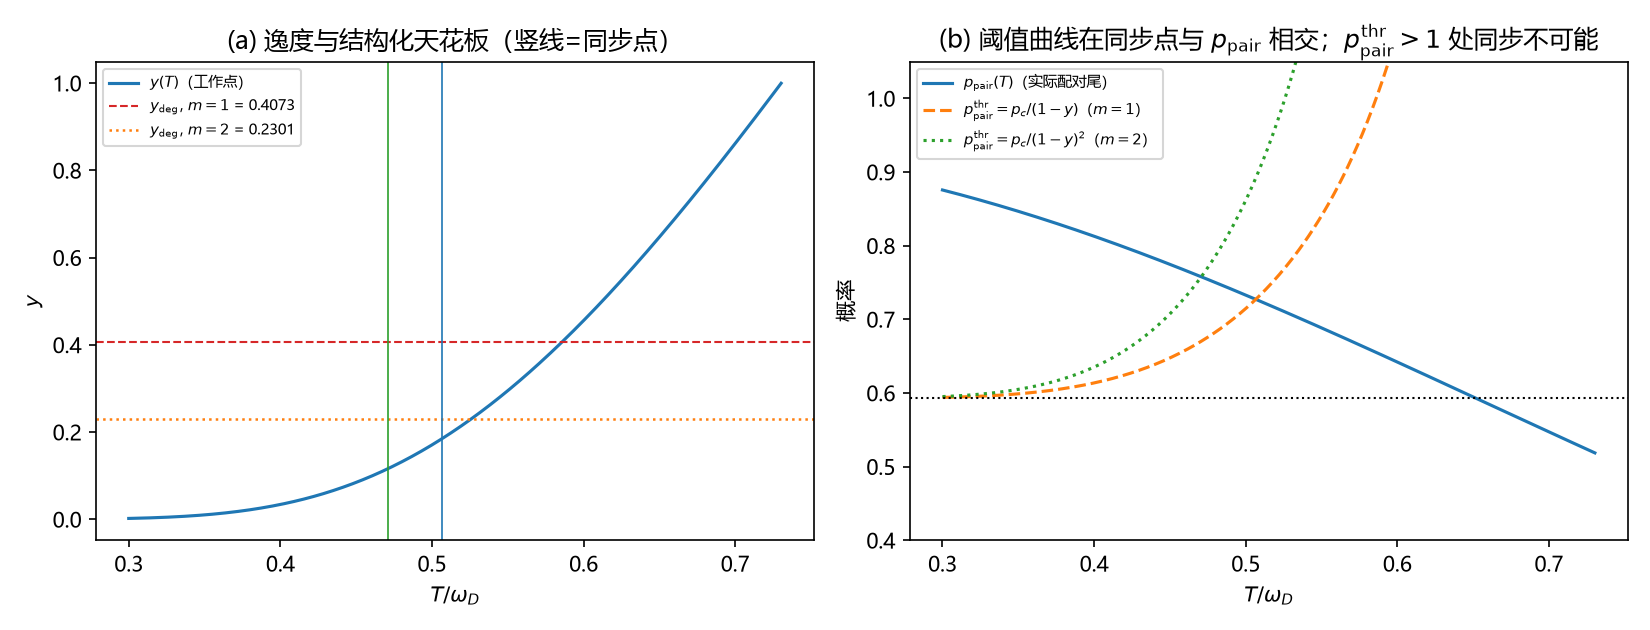

Source code (Python):
# -*- coding: utf-8 -*-
"""环 15 / 审-6 重开（第 187 轮）：配对阈值与粗粒化指数的两条写法等价（$t\\to x_\\ast$ 接口）

登记口径（不新引参数）：
- (15L.7)：$p_{\\rm pair}^{\\rm thr}=p_c/(1-y)^m$，$t=\\ln p_c/\\ln p_{\\rm pair}^{\\rm thr}$
- (15L.4)：$t=1+m\\ln(1-y)/\\ln p_{\\rm pair}$
- R-158 ⑥：$x_\\ast=\\bar F_\\nu^{-1}(p_c^{1/t})$

本脚本只做三件事（无拟合）：
1. 两条写法在同步点同值（$p_{\\rm pair}=p_{\\rm pair}^{\\rm thr}$），在同步点之外不同值（说明为何交接表必须写 $p_c^{1/t}$）；
2. 结构化天花板 $y_{\\deg}=1-p_c^{1/m}$：$y>y_{\\deg}$ 时 $p_{\\rm pair}^{\\rm thr}>1$，任何配对阈值都无法补回锁损失 ⇒ 同步不可能；
3. $y(T_{\\rm sync})$ 与 $y_{\\deg}$ 的余量（$m=1,2$），以及 $y$ 触及 $y_{\\deg}$ 的温度。
"""
import json
import numpy as np
import matplotlib
matplotlib.use("Agg")
import matplotlib.pyplot as plt
from scipy.stats import chi2
from scipy.optimize import brentq

plt.rcParams["font.sans-serif"] = ["Microsoft YaHei", "SimHei", "DejaVu Sans"]
plt.rcParams["axes.unicode_minus"] = False

PC = 0.592746
NU = 9.0
TC = 0.3
XC = 4.5
UPS0 = 2.0 * 3.207211 / np.pi ** 2


def w(x, n=40001):
    if x <= 0.0:
        return 1.0
    u = np.linspace(0.0, 1.0, n)
    return float(2.0 * np.trapezoid(u * np.tanh(u / (2.0 * x)), u))


WC = w(TC)
p_pair = lambda T: 1.0 - chi2.cdf(XC * WC / w(T), NU)
y_of = lambda T: 2.0 * np.pi * np.exp(-np.pi ** 2 * (UPS0 * w(T)) / (2.0 * T))
t_of = lambda T, m: 1.0 + m * np.log(1.0 - y_of(T)) / np.log(p_pair(T))
pThr = lambda T, m: PC / (1.0 - y_of(T)) ** m

K_BREAK = 2.0 * np.log(2.0 * np.pi) / np.pi ** 2
T_BREAK = float(brentq(lambda T: UPS0 * w(T) / T - K_BREAK, TC, 2.0, xtol=1e-14))

out = {"w_Tc": WC, "p_at_Tc": p_pair(TC), "Upsilon0_wp": UPS0, "T_break": T_BREAK}

# ---- 1. 结构化天花板 y_deg = 1 - p_c^(1/m) ----
for m in (1, 2, 3, 8):
    ydeg = 1.0 - PC ** (1.0 / m)
    out[f"y_deg_m{m}"] = float(ydeg)
    try:
        Tdeg = float(brentq(lambda T: y_of(T) - ydeg, TC, T_BREAK - 1e-6, xtol=1e-14))
    except ValueError:
        Tdeg = None
    out[f"T_ydeg_m{m}"] = Tdeg
    out[f"pThr_at_Tc_m{m}"] = float(pThr(TC, m))

# ---- 2. 同步点：两条写法同值 ----
Tsync = {}
for m in (1, 2):
    Tsync[m] = float(brentq(lambda T: p_pair(T) * (1.0 - y_of(T)) ** m - PC, TC, T_BREAK - 1e-6, xtol=1e-14))
    yv, pv, tv = y_of(Tsync[m]), p_pair(Tsync[m]), t_of(Tsync[m], m)
    out[f"T_sync_m{m}"] = Tsync[m]
    out[f"y_at_sync_m{m}"] = yv
    out[f"p_pair_at_sync_m{m}"] = pv
    out[f"p_thr_at_sync_m{m}"] = float(pThr(Tsync[m], m))
    out[f"p_c_rpow_at_sync_m{m}"] = float(PC ** (1.0 / tv))
    out[f"two_writings_diff_m{m}"] = abs(float(PC ** (1.0 / tv)) - float(pThr(Tsync[m], m)))
    out[f"p_sync_check_m{m}"] = pv * (1.0 - yv) ** m
    out[f"y_margin_to_ydeg_m{m}"] = float(1.0 - PC ** (1.0 / m)) - yv

# 同步点之外（T=Tc）两写法不同值：T_c 的 "阈值写法" 只是一条曲线，不是阈值
out["T_tc_mismatch_m1"] = [float(PC ** (1.0 / t_of(TC, 1))), float(pThr(TC, 1))]
out["T_tc_mismatch_m2"] = [float(PC ** (1.0 / t_of(TC, 2))), float(pThr(TC, 2))]

# ---- 3. 图 ----
fig, axes = plt.subplots(1, 2, figsize=(11, 4.2))
Ts = np.linspace(TC, T_BREAK - 1e-4, 400)

ax = axes[0]
ax.plot(Ts, [y_of(float(T)) for T in Ts], label="$y(T)$（工作点）")
ax.axhline(1.0 - PC, color="C3", ls="--", lw=1.0, label=r"$y_{\deg}$, $m{=}1$ = %.4f" % (1.0 - PC))
ax.axhline(1.0 - np.sqrt(PC), color="C1", ls=":", lw=1.2, label=r"$y_{\deg}$, $m{=}2$ = %.4f" % (1.0 - np.sqrt(PC)))
for m, c in ((1, "C0"), (2, "C2")):
    ax.axvline(Tsync[m], color=c, lw=0.8)
ax.set(xlabel=r"$T/\omega_D$", ylabel="$y$", title="(a) 逸度与结构化天花板（竖线=同步点）")
ax.legend(fontsize=7)

ax = axes[1]
ax.plot(Ts, [p_pair(float(T)) for T in Ts], label="$p_{\\rm pair}(T)$（实际配对尾）")
ax.plot(Ts, [pThr(float(T), 1) for T in Ts], "--", label="$p_{\\rm pair}^{\\rm thr}=p_c/(1-y)$（$m{=}1$）")
ax.plot(Ts, [pThr(float(T), 2) for T in Ts], ":", label="$p_{\\rm pair}^{\\rm thr}=p_c/(1-y)^2$（$m{=}2$）")
ax.axhline(PC, color="k", ls=":", lw=1.0)
ax.set(xlabel=r"$T/\omega_d$".replace("omega_d", "omega_D"), ylabel="概率",
       title="(b) 阈值曲线在同步点与 $p_{\\rm pair}$ 相交；$p_{\\rm pair}^{\\rm thr}>1$ 处同步不可能")
ax.legend(fontsize=7)
ax.set_ylim(0.4, 1.05)

fig.tight_layout()
fig.savefig("环15配对阈值与t两写法.png", dpi=150)
with open("环15配对阈值与t两写法.json", "w", encoding="utf-8") as fh:
    json.dump(out, fh, ensure_ascii=False, indent=2)
print(json.dumps(out, ensure_ascii=False, indent=2))
